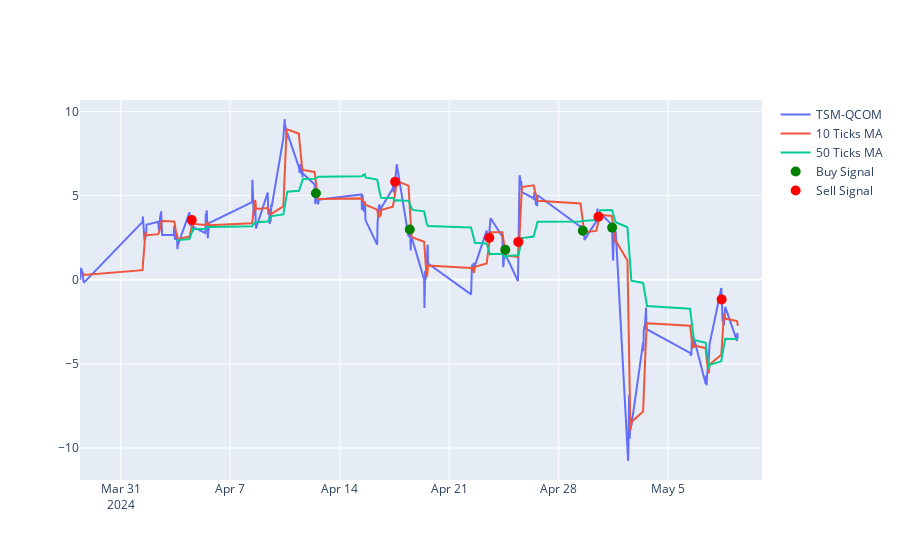

The notebook cell this image was saved under:
### Code cell
tsm_qcom_dif['10T_MA'] = tsm_qcom_dif['Close'].rolling(window=10).mean()
tsm_qcom_dif['60T_MA'] = tsm_qcom_dif['Close'].rolling(window=60).mean()

tsm_qcom_dif['signal'] = np.where(tsm_qcom_dif['10T_MA'] > tsm_qcom_dif['60T_MA'], 1, 0)
tsm_qcom_dif['signal'] = tsm_qcom_dif['signal'].diff()

print(tsm_qcom_dif['signal'].value_counts())

# Plot the signals

fig = go.Figure()
fig.add_trace(go.Scatter(x=tsm_qcom_dif.index, y=tsm_qcom_dif['Close'], name='TSM-QCOM'))
fig.add_trace(go.Scatter(x=tsm_qcom_dif.index, y=tsm_qcom_dif.rolling(window=10).mean()['Close'], name='10 Ticks MA'))
fig.add_trace(go.Scatter(x=tsm_qcom_dif.index, y=tsm_qcom_dif.rolling(window=50).mean()['Close'], name='50 Ticks MA'))

buy_signals = tsm_qcom_dif[tsm_qcom_dif['signal'] == -1]
sell_signals = tsm_qcom_dif[tsm_qcom_dif['signal'] == 1]

fig.add_trace(go.Scatter(x=buy_signals.index, y=buy_signals['Close'], mode='markers', marker=dict(color='green', size=10), name='Buy Signal'))
fig.add_trace(go.Scatter(x=sell_signals.index, y=sell_signals['Close'], mode='markers', marker=dict(color='red', size=10), name='Sell Signal'))

 # -1 buy || 1 sell

tsm_data['signal'] = -tsm_qcom_dif['signal']
qcom_data['signal'] = tsm_qcom_dif['signal'] # opposite signal

fig.show()

# plot the profit and loss

tsm_data['buy_price'] = np.where(tsm_data['signal'] == -1, tsm_data['Close'], np.nan)
tsm_data['sell_price'] = np.where(tsm_data['signal'] == 1, tsm_data['Close'], np.nan)

qcom_data['buy_price'] = np.where(qcom_data['signal'] == -1, qcom_data['Close_NORM'], np.nan)
qcom_data['sell_price'] = np.where(qcom_data['signal'] == 1, qcom_data['Close_NORM'], np.nan)

tsm_profit = tsm_data['sell_price'].sum() - tsm_data['buy_price'].sum()
qcom_profit = qcom_data['sell_price'].sum() - qcom_data['buy_price'].sum()

print('TSMC Profit => ', tsm_profit)
print('QCOM Profit => ', qcom_profit)

pair_tsm_qcom_profit = tsm_profit + qcom_profit

print('Pair profit => ', pair_tsm_qcom_profit)

### Figure 1 — Plotly figure (JSON) as saved in the notebook; plotly's stock layout.template omitted (floating-point values rounded to 4 significant figures; data arrays with more than 128 entries replaced by an {"elided": "..."} marker saying what was removed)
{"data": [{"name": "TSM-QCOM", "type": "scatter", "x": {"elided": "381 str values"}, "y": {"elided": "381 float values"}}, {"name": "10 Ticks MA", "type": "scatter", "x": {"elided": "381 str values"}, "y": {"elided": "381 float values"}}, {"name": "50 Ticks MA", "type": "scatter", "x": {"elided": "381 str values"}, "y": {"elided": "381 float values"}}, {"marker": {"color": "green", "size": 10}, "mode": "markers", "name": "Buy Signal", "type": "scatter", "x": ["2024-04-12T11:30:00-04:00", "2024-04-18T11:30:00-04:00", "2024-04-24T14:00:00-04:00", "2024-04-29T13:00:00-04:00", "2024-05-01T10:00:00-04:00"], "y": [5.144, 2.989, 1.788, 2.914, 3.106]}, {"marker": {"color": "red", "size": 10}, "mode": "markers", "name": "Sell Signal", "type": "scatter", "x": ["2024-04-04T13:00:00-04:00", "2024-04-17T13:00:00-04:00", "2024-04-23T13:30:00-04:00", "2024-04-25T10:00:00-04:00", "2024-04-30T13:00:00-04:00", "2024-05-08T10:00:00-04:00"], "y": [3.557, 5.833, 2.499, 2.256, 3.749, -1.163]}], "layout": {}}
